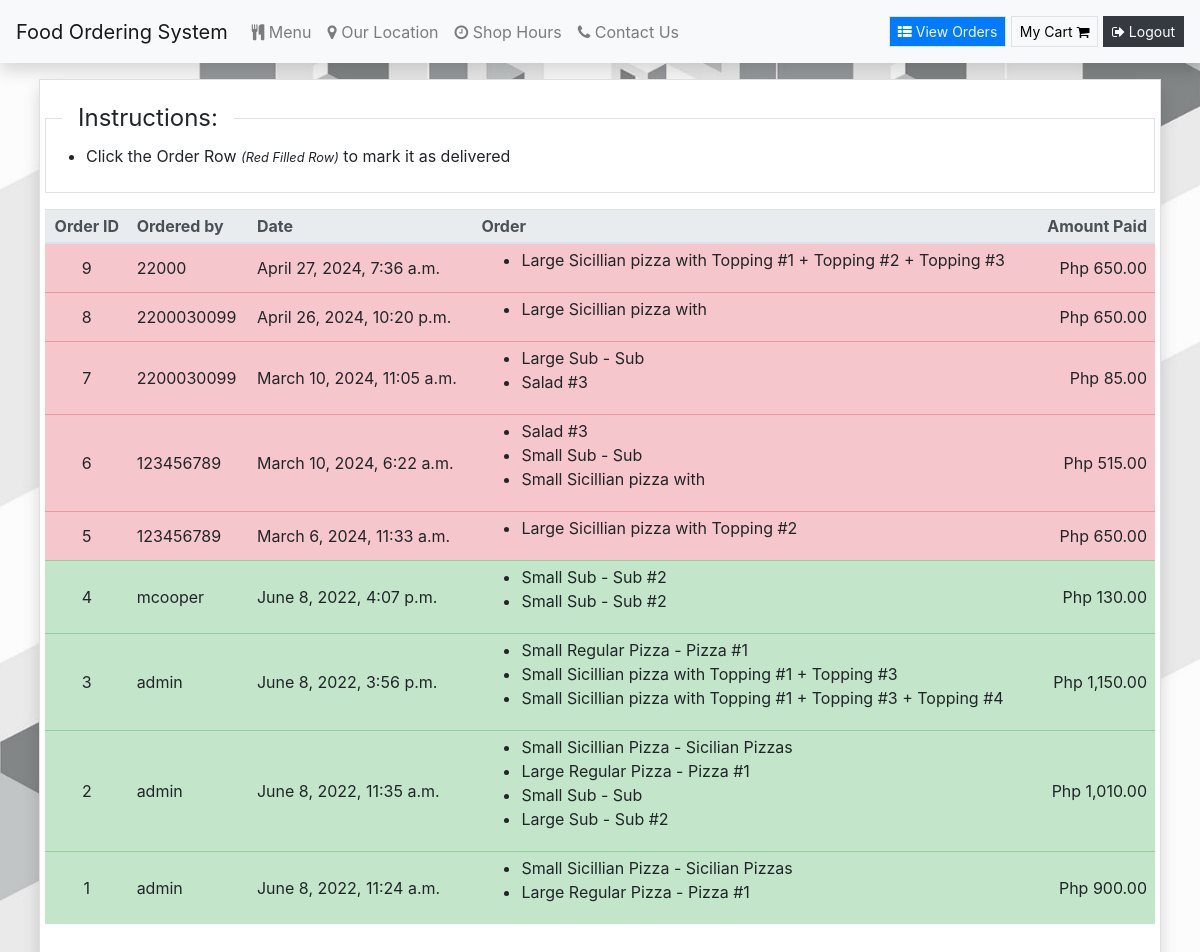
Page /view-orders (signed in) on the committed database.
### orders/models.py (models this page shows, shortened)
class UserOrder(models.Model):
    username = models.CharField(max_length=200) #who placed the order
    order = models.TextField() #this will be a string representation of the cart from localStorage
    price = models.DecimalField(max_digits=6, decimal_places=2) #how much was the order
    time_of_order  = models.DateTimeField(default=datetime.now, blank=True)
    delivered = models.BooleanField()
    class Meta:
        verbose_name = "User Order List"
        verbose_name_plural = "User Order List"

### orders/views.py (the view)
# urls.py: path("view-orders", views.view_orders, name="view_orders"),
def view_orders(request):
    if request.user.is_superuser:
        rows = UserOrder.objects.all().order_by('-time_of_order')
        return render(request, "orders/orders.html", context = {"rows":rows})
    else:
        rows = UserOrder.objects.all().filter(username = request.user.username).order_by('-time_of_order')
        return render(request, "orders/orders.html", context = {"rows":rows})

### orders/templatetags/custom_tags.py (called while the page is built)
@register.filter(name="format_cart")
def format_cart(value):
    return value[1:-1].split(",")

@register.filter(name="format_cart_item")
def format_cart_item(value):
    return value.replace("'","")

### orders/templates/orders/orders.html
{% extends 'orders/header.html' %} {% load custom_tags %} {% load humanize %} {% block content %}
<div class="container-fluid">
    <div class="content my-3 px-4">
        <div class="card shadow rounded-0">
            <div class="card-body">
                <div class="row justify-content-center">
                    {% if user.is_superuser %}
                    <fieldset class="pb-2 mb-3 border w-100">
                        <legend class="px-3 w-auto ml-3">Instructions:</legend>
                        <ul>
                            <li>Click the Order Row <small><i>(Red Filled Row)</i></small> to mark it as delivered</li>
                        </ul>
                    </fieldset>
                    {% else %}
                    <h2> List of Orders </h2>
                    {% endif %}
                    <table class="table" id="order-tbl">
                        <thead class="thead-light">
                            <tr>
                                <th scope="col">Order ID</th>
                                <th scope="col">Ordered by</th>
                                <th scope="col">Date</th>
                                <th scope="col">Order</th>
                                <th scope="col">Amount Paid</th>
                            </tr>
                        </thead>
                        <tbody id="orders_table">
                            {% for row in rows %} {% if row.delivered %}
                            <tr class="table-success">
                                {% else %}
                                <tr class="table-danger mark-as-complete">
                                    {% endif %}
                                    <td>{{row.id}}</td>
                                    <td>{{row.username}}</td>
                                    <td>{{row.time_of_order}}</td>
                                    <td>
                                        <ul>
                                            {% for item in row.order|format_cart %}
                                            <li>{{item|format_cart_item}}</li>
                                            {% endfor %}
                                        </ul>
                                    </td>
                                    <td>Php {{row.price|floatformat:2|intcomma}}</td>
                                </tr>
                                {% endfor %}
                        </tbody>
                    </table>
                </div>
            </div>
        </div>
    </div>
</div>
{% endblock %}

### orders/templates/orders/header.html (shortened to what this page needs)
{% load static %}
<!doctype html>
<html lang="en">
<head>
    <link rel="stylesheet" href="https://stackpath.bootstrapcdn.com/bootstrap/4.3.1/css/bootstrap.min.css">
    <link rel="stylesheet" href="https://cdnjs.cloudflare.com/ajax/libs/font-awesome/4.7.0/css/font-awesome.min.css">
    <link rel="stylesheet" href="{% static 'orders/style.css' %}">
    <link href="https://cdnjs.cloudflare.com/ajax/libs/toastr.js/latest/toastr.min.css" rel="stylesheet" /> {% load static %}
    <link rel="stylesheet" href="{% static 'orders/main.js' %}">
</head>
<body>
    <nav class="navbar navbar-expand-lg navbar-light shadow bg-light" id="topNav">
        <a class="navbar-brand" href="#">Food Ordering System</a>
        <div class="collapse navbar-collapse" id="navbarText">
            {% if user.is_authenticated %}
            <ul class="navbar-nav mr-auto">
                <li class="nav-item">
                    <a class="nav-link" href="/"><i class="fa fa-cutlery"></i> Menu</a>
                </li>
                <li class="nav-item">
                    <a class="nav-link" href="/directions"><i class="fa fa-map-marker"></i> Our Location</a>
                </li>
                <li class="nav-item">
                    <a class="nav-link" href="/hours"><i class="fa fa-clock-o"></i> Shop Hours</a>
                </li>
                <li class="nav-item">
                    <a class="nav-link" href="/contact"><i class="fa fa-phone"></i> Contact Us</a>
                </li>
            </ul>
            <span class="navbar-text">
          <a href="/view-orders" class="btn btn-primary text-light btn-sm border rounded-0"><i class="fa fa-th-list"></i> View Orders</a>
          <a href="/cart" id="cart_button" class="btn btn-light border btn-sm rounded-0" style="color:black;"> My Cart <i class="fa fa-shopping-cart"></i></a>
            <button type="button" class="btn btn-dark btn-sm rounded-0" onclick="logout()"><i class="fa fa-sign-out"></i> Logout</button>
            </span>
            {% endif %}
        </div>
    </nav>
    {% block content %} {% endblock %}
</body>
</html>

### orders/static/orders/style.css (style rules this page uses)
html, body { height: 100%; width: 100%; }
body { background-image: url(./../img/wp.jpg); background-repeat: no-repeat; background-size: cover; background-position: center center; backdrop-filter: brightness(0.9887); }

### rows in the picture
UserOrder: id "9", username "22000", time_of_order "April 27, 2024, 7:36 a.m.", order "Large Sicillian pizza with Topping #1 + Topping #2 + Topping #3", price "650.00"
UserOrder: id "8", username "2200030099", time_of_order "April 26, 2024, 10:20 p.m.", order "Large Sicillian pizza with", price "650.00"
UserOrder: id "7", username "2200030099", time_of_order "March 10, 2024, 11:05 a.m.", order "Large Sub - Sub" "Salad #3", price "85.00"
UserOrder: id "6", username "123456789", time_of_order "March 10, 2024, 6:22 a.m.", order "Salad #3" "Small Sub - Sub" "Small Sicillian pizza with", price "515.00"
UserOrder: id "5", username "123456789", time_of_order "March 6, 2024, 11:33 a.m.", order "Large Sicillian pizza with Topping #2", price "650.00"
UserOrder: id "4", username "mcooper", time_of_order "June 8, 2022, 4:07 p.m.", order "Small Sub - Sub #2" "Small Sub - Sub #2", price "130.00"
UserOrder: id "3", username "admin", time_of_order "June 8, 2022, 3:56 p.m.", order "Small Regular Pizza - Pizza #1" "Small Sicillian pizza with Topping #1 + Topping #3" "Small Sicillian pizza with Topping #1 + Topping #3 + Topping #4", price "1,150.00"
UserOrder: id "2", username "admin", time_of_order "June 8, 2022, 11:35 a.m.", order "Small Sicillian Pizza - Sicilian Pizzas" "Large Regular Pizza - Pizza #1" "Small Sub - Sub" "Large Sub - Sub #2", price "1,010.00"
UserOrder: id "1", username "admin", time_of_order "June 8, 2022, 11:24 a.m.", order "Small Sicillian Pizza - Sicilian Pizzas" "Large Regular Pizza - Pizza #1", price "900.00"
